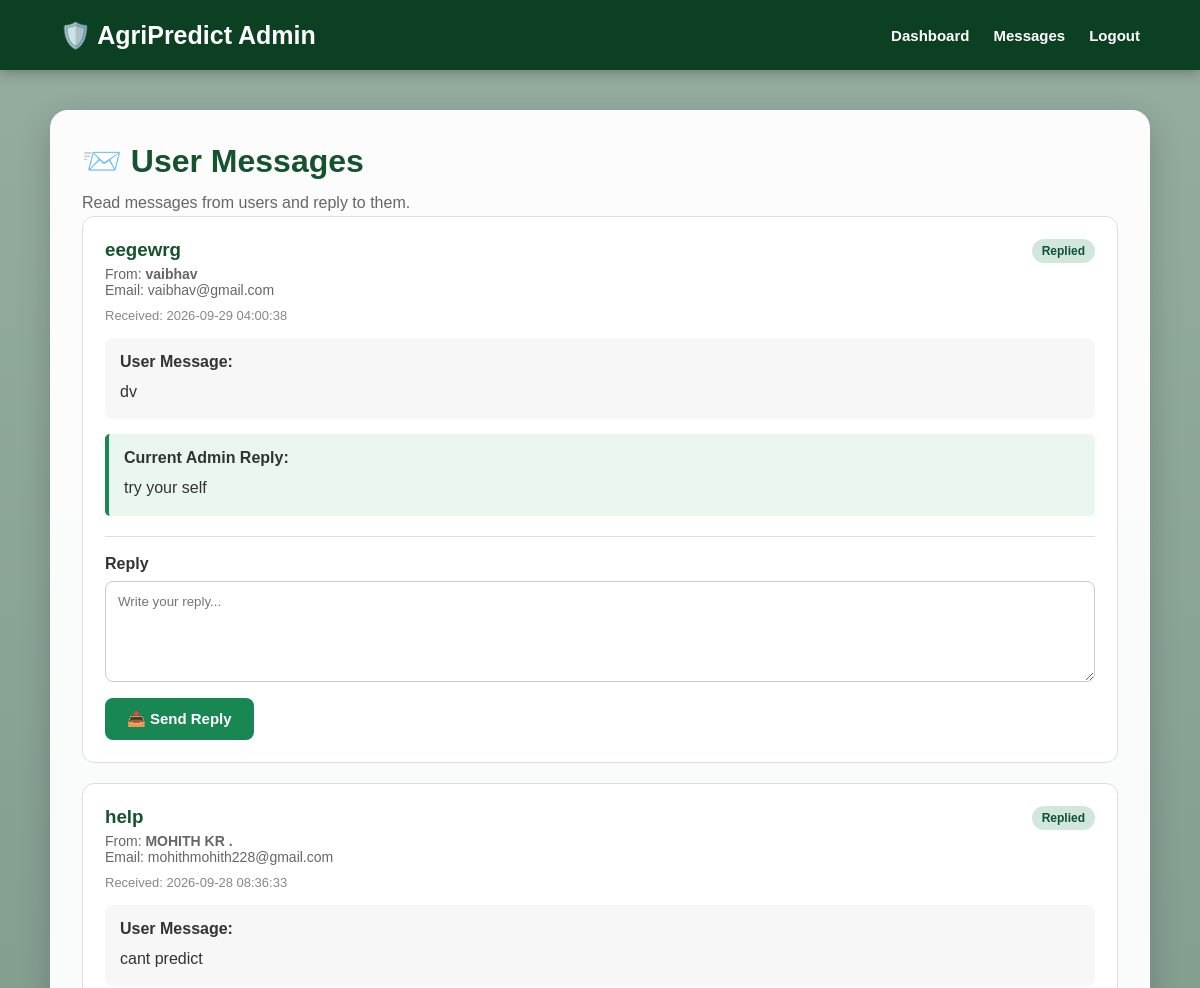
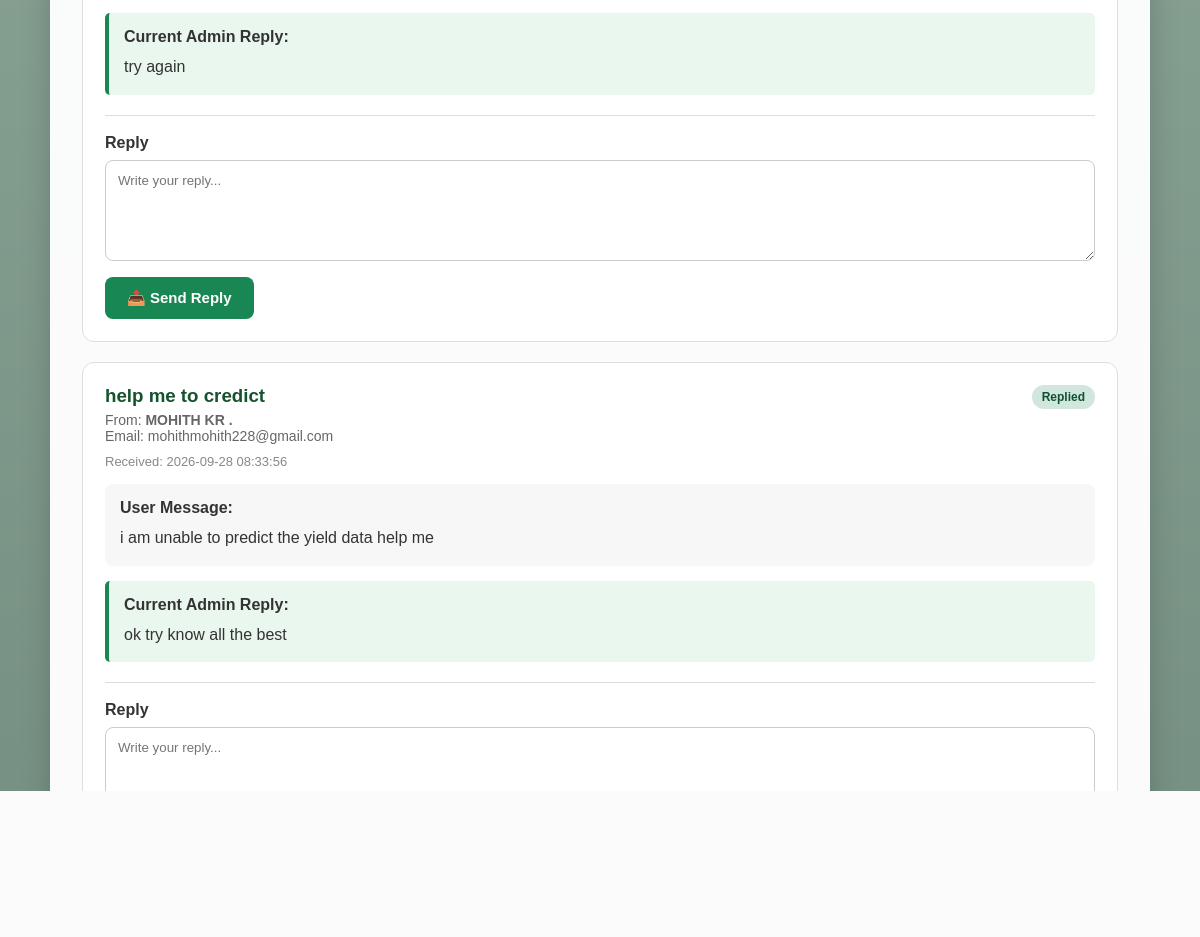
The app's page /admin/messages (signed in) with its own data (2 pictures, top to bottom).
### tables this page shows
CREATE TABLE messages (
            id INTEGER PRIMARY KEY AUTOINCREMENT,

            user_id INTEGER NOT NULL,

            subject TEXT NOT NULL,

            message TEXT NOT NULL,

            reply TEXT,

            status TEXT DEFAULT 'Unread',

            created_at TIMESTAMP DEFAULT CURRENT_TIMESTAMP,

            replied_at TIMESTAMP,

            FOREIGN KEY (user_id) REFERENCES users(id)
        );

CREATE TABLE users (
            id INTEGER PRIMARY KEY AUTOINCREMENT,
            name TEXT NOT NULL,
            email TEXT UNIQUE NOT NULL,
            password TEXT NOT NULL
        , created_at TIMESTAMP);

### app.py (the view)
@app.route("/admin/messages")
@admin_required
def admin_messages():
    conn = get_db_connection()
    all_messages = conn.execute("""

        SELECT

            messages.*,

            users.name AS user_name,

            users.email AS user_email

        FROM messages

        JOIN users

        ON messages.user_id = users.id

        ORDER BY messages.created_at DESC

    """).fetchall()
    conn.close()
    return render_template(
        "admin_messages.html",
        messages=all_messages
    )

### app.py (called while the page is built)
def get_db_connection():
    conn = sqlite3.connect("users.db")
    conn.row_factory = sqlite3.Row
    return conn

def admin_required(function):
    @wraps(function)
    def decorated_function(*args, **kwargs):
        if "admin_id" not in session:
            return redirect(
                url_for("admin_login")
            )
        return function(*args, **kwargs)
    return decorated_function

### templates/admin_messages.html (shortened to what this page needs)
<!DOCTYPE html>
<html lang="en">
<head>
    <link rel="stylesheet"
          href="{{ url_for('static', filename='style.css') }}">
</head>
<body>
<nav class="navbar">
    <div class="logo">
        🛡️ AgriPredict Admin
    </div>
    <div class="nav-links">
        <a href="{{ url_for('admin_dashboard') }}">
            Dashboard
        </a>
        <a href="{{ url_for('admin_messages') }}">
            Messages
        </a>
        <a href="{{ url_for('admin_logout') }}">
            Logout
        </a>
    </div>
</nav>
<div class="page-container">
    <div class="page-card wide-card">
        <h1>📨 User Messages</h1>
        <p>
            Read messages from users and reply to them.
        </p>
        {% if messages %}
            {% for message in messages %}
                <div class="admin-message-card">
                    <div class="message-header">
                        <div>
                            <h3>
                                {{ message["subject"] }}
                            </h3>
                            <p>
                                From:
                                <strong>
                                    {{ message["user_name"] }}
                                </strong>
                            </p>
                            <p>
                                Email:
                                {{ message["user_email"] }}
                            </p>
                        </div>
                        <span class="message-status
                            {% if message['status'] == 'Replied' %}
                                replied
                            {% else %}
                                unread
                            {% endif %}">
                            {{ message["status"] }}
                        </span>
                    </div>
                    <p class="message-date">
                        Received:
                        {{ message["created_at"] }}
                    </p>
                    <div class="message-body">
                        <strong>
                            User Message:
                        </strong>
                        <p>
                            {{ message["message"] }}
                        </p>
                    </div>
                    {% if message["reply"] %}
                        <div class="admin-reply">
                            <strong>
                                Current Admin Reply:
                            </strong>
                            <p>
                                {{ message["reply"] }}
                            </p>
                        </div>
                    {% endif %}
                    <form method="POST"
                          action="{{ url_for('admin_reply', message_id=message['id']) }}"
                          class="reply-form">
                        <label>
                            Reply
                        </label>
                        <textarea name="reply"
                                  rows="5"
                                  placeholder="Write your reply..."
                                  required></textarea>
                        <button type="submit"
                                class="primary-button">
                            📤 Send Reply
                        </button>
                    </form>
                </div>
            {% endfor %}
        {% endif %}
    </div>
</div>
</body>
</html>

### static/style.css (style rules this page uses)
* { box-sizing: border-box; margin: 0; padding: 0; }
html { scroll-behavior: smooth; }
body { min-height: 100vh; font-family: Arial, Helvetica, sans-serif; color: #222; background-image: linear-gradient( rgba(0, 60, 25, 0.42), rgba(0, 50, 25, 0.55) ), url("/static/background.png"); background-size: cover; background-position: center; background-repeat: no-repeat; background-attachment: fixed; }
.navbar { width: 100%; min-height: 70px; display: flex; align-items: center; justify-content: space-between; padding: 12px 5%; background: rgba(0, 55, 25, 0.92); box-shadow: 0 3px 12px rgba(0, 0, 0, 0.25); position: sticky; top: 0; z-index: 1000; }
.logo { color: white; font-size: 25px; font-weight: bold; }
.nav-links { display: flex; align-items: center; gap: 24px; }
.nav-links > a { color: white; text-decoration: none; font-size: 15px; font-weight: 600; }
.prediction-card, .page-card, .result-card { background: rgba(255, 255, 255, 0.96); border-radius: 18px; box-shadow: 0 10px 30px rgba(0, 0, 0, 0.18); }
.primary-button, .secondary-button { display: inline-block; padding: 12px 22px; border-radius: 8px; border: none; text-decoration: none; cursor: pointer; font-size: 15px; font-weight: 600; transition: 0.2s; }
.primary-button { background: #198754; color: white; }
.page-container { width: 92%; max-width: 1100px; margin: 40px auto; }
.page-card { padding: 32px; color: #333; }
.page-card h1 { color: #14532d; margin-bottom: 10px; }
.page-card > p { color: #666; line-height: 1.6; }
.wide-card { width: 100%; }
.message-card, .admin-message-card { border: 1px solid #ddd; border-radius: 12px; padding: 22px; margin-bottom: 20px; background: #fff; }
.message-header { display: flex; justify-content: space-between; align-items: flex-start; gap: 15px; }
.message-header h3 { color: #14532d; margin-bottom: 5px; }
.message-header p { color: #666; font-size: 14px; }
.message-date { color: #888; font-size: 13px; margin: 10px 0; }
.message-body { padding: 15px; background: #f7f7f7; border-radius: 8px; margin-top: 15px; }
.message-body p, .admin-reply p { margin-top: 8px; line-height: 1.6; }
.admin-reply { margin-top: 15px; padding: 15px; background: #eaf7ee; border-left: 4px solid #198754; border-radius: 5px; }
.message-status { padding: 5px 10px; border-radius: 20px; font-size: 12px; font-weight: bold; white-space: nowrap; }
.message-status.replied { background: #d1e7dd; color: #0f5132; }
.reply-form { margin-top: 20px; padding-top: 18px; border-top: 1px solid #ddd; }
.reply-form label { display: block; font-weight: bold; margin-bottom: 8px; }
.reply-form textarea { width: 100%; padding: 12px; border: 1px solid #ccc; border-radius: 8px; resize: vertical; margin-bottom: 12px; font-family: inherit; }

### records on screen
messages: subject "eegewrg", user_name "vaibhav", user_email "vaibhav@gmail.com", status "Replied", created_at "2026-09-29 04:00:38", message "dv", reply "try your self"
messages: subject "help", user_name "MOHITH KR .", user_email "mohithmohith228@gmail.com", status "Replied", created_at "2026-09-28 08:36:33", message "cant predict", reply "try again"
messages: subject "help me to credict", user_name "MOHITH KR .", user_email "mohithmohith228@gmail.com", status "Replied", created_at "2026-09-28 08:33:56", message "i am unable to predict the yield data help me", reply "ok try know all the best"
